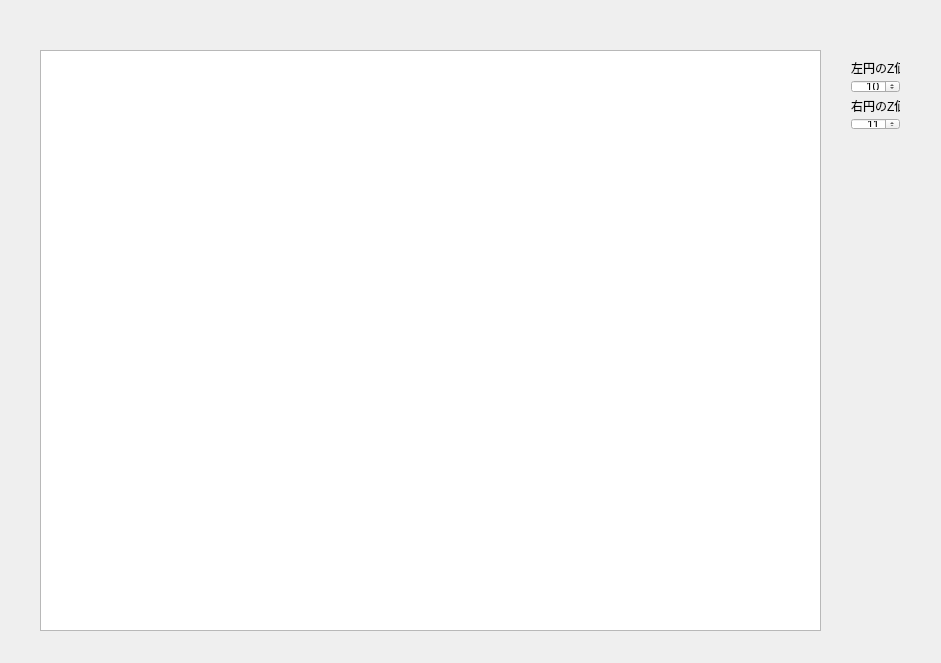
<?xml version="1.0" encoding="UTF-8"?>
<ui version="4.0">
 <class>Widget</class>
 <widget class="QWidget" name="Widget">
  <property name="geometry">
   <rect>
    <x>0</x>
    <y>0</y>
    <width>941</width>
    <height>663</height>
   </rect>
  </property>
  <property name="windowTitle">
   <string>2dGraphicsZValue</string>
  </property>
  <widget class="QGraphicsView" name="graphicsView">
   <property name="geometry">
    <rect>
     <x>40</x>
     <y>50</y>
     <width>781</width>
     <height>581</height>
    </rect>
   </property>
  </widget>
  <widget class="QWidget" name="formLayoutWidget">
   <property name="geometry">
    <rect>
     <x>840</x>
     <y>50</y>
     <width>71</width>
     <height>91</height>
    </rect>
   </property>
   <layout class="QVBoxLayout" name="verticalLayout">
    <item>
     <widget class="QLabel" name="label">
      <property name="text">
       <string>左円のZ値</string>
      </property>
     </widget>
    </item>
    <item>
     <widget class="QSpinBox" name="whileZValueSpinBox">
      <property name="alignment">
       <set>Qt::AlignRight|Qt::AlignTrailing|Qt::AlignVCenter</set>
      </property>
      <property name="value">
       <number>10</number>
      </property>
     </widget>
    </item>
    <item>
     <widget class="QLabel" name="label_2">
      <property name="text">
       <string>右円のZ値</string>
      </property>
     </widget>
    </item>
    <item>
     <widget class="QSpinBox" name="blackZValueSpinBox">
      <property name="alignment">
       <set>Qt::AlignRight|Qt::AlignTrailing|Qt::AlignVCenter</set>
      </property>
      <property name="value">
       <number>11</number>
      </property>
     </widget>
    </item>
   </layout>
  </widget>
 </widget>
 <layoutdefault spacing="6" margin="11"/>
 <resources/>
 <connections/>
</ui>
